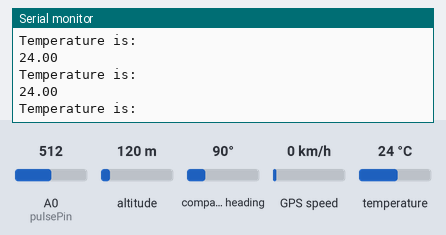
The sketch below on a simulated ESP8266 (NodeMCU). Shown: the last lines printed to the serial monitor. Inputs (shaded band) come from the test bench; at power-on: temperature 24 °C, A0 (pulsePin) = 512, altitude 120 m, compass heading 90°, GPS speed 0 km/h. WiFi joins after 1.5 s; servers stay silent unless stated; the GPS gets a fix after 3 s at 37.7749, -122.4194 with 8 satellites.

Above: at 4.4 s.
4.5 s: temperature set to 10.8 °C
At 5.6 s:
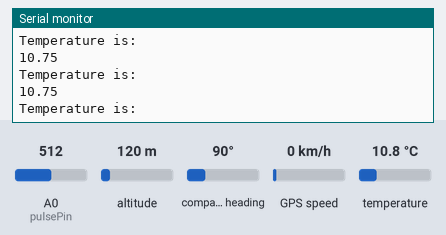
6.0 s: temperature set to 9.6 °C
At 7.0 s:
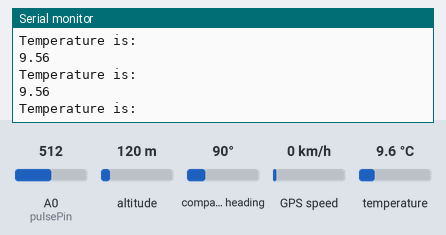
19.8 s: A0 (pulsePin) set to 685
21.3 s: A0 (pulsePin) set to 716
Timing chart, 0 to 24.3 s (numbered marks = the images above; inputs shaded):
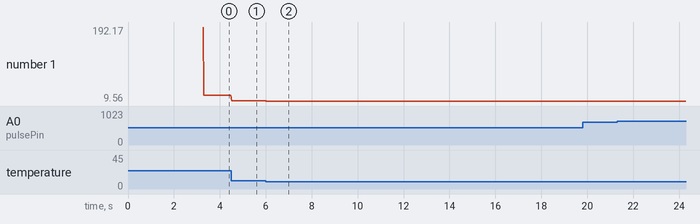

The sketch:

sketch_feb20a.ino
```cpp
///* Comment this out to disable prints and save space */
//#define BLYNK_PRINT Serial
//
//#include <ESP8266WiFi.h>
//#include <BlynkSimpleEsp8266.h>
//
//// You should get Auth Token in the Blynk App.
//// Go to the Project Settings (nut icon).
//char auth[] = "8KiWTcQqD3uTyGwx2dfvaGkxUqrkiE-s";
//
//// Your WiFi credentials.
//// Set password to "" for open networks.
//char ssid[] = "City net 4mb34  03142020000";
//char pass[] = "14280114";
//
//void setup()
//{
//// Debug console
//Serial.begin(9600);
//
//Blynk.begin(auth, ssid, pass);
//// You can also specify server:
////Blynk.begin(auth, ssid, pass, "blynk-cloud.com", 80);
////Blynk.begin(auth, ssid, pass, IPAddress(192,168,1,100), 8080);
//}
//
//void loop()
//{
//Blynk.run();
////Serial.println("YES");
//// You can inject your own code or combine it with other sketches.
//// Check other examples on how to communicate with Blynk. Remember
//// to avoid delay() function!
//}
//


//#include <ESP8266WiFi.h>
//#include <ESP8266HTTPClient.h>
//
//const char* ssid = "City net 4mb34  03142020000";
//const char* password = "14280114";
//
//void setup () {
//
//Serial.begin(9600);
//WiFi.begin(ssid, password);
//
//while (WiFi.status() != WL_CONNECTED) {
//
//delay(1000);
//Serial.print("Connecting..");
//
//}
//
//}
//
//void loop() {
//
//if (WiFi.status() == WL_CONNECTED) { //Check WiFi connection status
//
//HTTPClient http;  //Declare an object of class HTTPClient
//
////http.begin("http://jsonplaceholder.typicode.com/users/1");  //Specify request destination
//http.begin("http://192.168.0.100:4000/");  //Specify request destination
//int httpCode = http.GET();                                                                  //Send the request
//
//if (httpCode > 0) { //Check the returning code
//
//String payload = http.getString();   //Get the request response payload
//Serial.println(payload);                     //Print the response payload
//
//}
//
//http.end();   //Close connection
//
//}
//
//delay(30000);    //Send a request every 30 seconds
//
//}


#include <SoftwareSerial.h>

#include <DallasTemperature.h>
#include <OneWire.h>


//ESP8266 WIFI MODULE
#include <ESP8266WiFi.h>

#include <TinyGPS++.h> // library for GPS module

#define ONE_WIRE_BUS 0  //D2 pin of nodemcu
#define pulsePin A0


SoftwareSerial ss(4, 5); // The serial connection to the GPS deviceconst char* ssid = "City net 4mb34  03142020000";
const char* ssid = "City net 4mb34  03142020000";
const char* password = "14280114";
float latitude , longitude;
int year , month , date, hour , minute , second;
String date_str , time_str , lat_str , lng_str;
int pm;
WiFiServer server(80);


// NEO-6M GPS MODULE
// NEO-6M GPS LAT LONG CONVERTING LIBRARY

TinyGPSPlus gps;  // The TinyGPS++ object


// PULSE RATE SENSOR
// PULSE RATE SENSOR XD-58C PIN DEFINITION


//TEMRATURE SENSOR DS18B20
//TEMRATURE SENSOR DS18B20 LIBRARIES


OneWire oneWire(ONE_WIRE_BUS);
DallasTemperature sensors(&oneWire);  // Pass the oneWire reference to Dallas Temperature.


// PULSE  RATE SENSOR VARIABLES INITIALIZED.....
int rate[10];
unsigned long sampleCounter = 0;
unsigned long lastBeatTime = 0;
unsigned long lastTime = 0, N;
int BPM = 0;
int IBI = 0;
int P = 512;
int T = 512;
int thresh = 512;
int amp = 100;
int Signal;
boolean Pulse = false;
boolean firstBeat = true;
boolean secondBeat = true;
boolean QS = false;


void setup()
{

  Serial.begin(9600);
  delay(1000);  //added to give the onewire stuff time to initialize.
  sensors.begin();
  sensors.requestTemperatures();                // Send the command to get temperatures

  ss.begin(9600);

  Serial.println();
  Serial.print("Connecting to ");
  Serial.println(ssid);
  WiFi.begin(ssid, password); //connecting to wifi
  while (WiFi.status() != WL_CONNECTED)// while wifi not connected
  {
    delay(500);
    Serial.print("."); //print "...."
  }
  Serial.println("");
  Serial.println("WiFi connected");
  server.begin();
  Serial.println("Server started");
  Serial.println(WiFi.localIP());  // Print the IP address

}


// PULSE  RATE SENSOR METHODS DEFINED.....

void readPulse() {

  Signal = analogRead(pulsePin);
  sampleCounter += 2;
  int N = sampleCounter - lastBeatTime;

  detectSetHighLow();

  if (N > 250) {
    if ( (Signal > thresh) && (Pulse == false) && (N > (IBI / 5) * 3) )
      pulseDetected();
  }

  if (Signal < thresh && Pulse == true) {
    Pulse = false;
    amp = P - T;
    thresh = amp / 2 + T;
    P = thresh;
    T = thresh;
  }

  if (N > 2500) {
    thresh = 512;
    P = 512;
    T = 512;
    lastBeatTime = sampleCounter;
    firstBeat = true;
    secondBeat = true;
  }

}

void detectSetHighLow() {

  if (Signal < thresh && N > (IBI / 5) * 3) {
    if (Signal < T) {
      T = Signal;
    }
  }

  if (Signal > thresh && Signal > P) {
    P = Signal;
  }

}

void pulseDetected() {
  Pulse = true;
  IBI = sampleCounter - lastBeatTime;
  lastBeatTime = sampleCounter;

  if (firstBeat) {
    firstBeat = false;
    return;
  }
  if (secondBeat) {
    secondBeat = false;
    for (int i = 0; i <= 9; i++) {
      rate[i] = IBI;
    }
  }

  word runningTotal = 0;

  for (int i = 0; i <= 8; i++) {
    rate[i] = rate[i + 1];
    runningTotal += rate[i];
  }

  rate[9] = IBI;
  runningTotal += rate[9];
  runningTotal /= 10;
  BPM = 60000 / runningTotal;
  QS = true;

}


void loop()
{
  // GPS WORKING.....
  while (ss.available() > 0) //while data is available
    if (gps.encode(ss.read())) //read gps data
    {
      if (gps.location.isValid()) //check whether gps location is valid
      {
        latitude = gps.location.lat();
        lat_str = String(latitude , 6); // latitude location is stored in a string
        longitude = gps.location.lng();
        lng_str = String(longitude , 6); //longitude location is stored in a string
      }
      if (gps.date.isValid()) //check whether gps date is valid
      {
        date_str = "";
        date = gps.date.day();
        month = gps.date.month();
        year = gps.date.year();
        if (date < 10)
          date_str = '0';
        date_str += String(date);// values of date,month and year are stored in a string
        date_str += " / ";

        if (month < 10)
          date_str += '0';
        date_str += String(month); // values of date,month and year are stored in a string
        date_str += " / ";
        if (year < 10)
          date_str += '0';
        date_str += String(year); // values of date,month and year are stored in a string
      }
      if (gps.time.isValid())  //check whether gps time is valid
      {
        time_str = "";
        hour = gps.time.hour();
        minute = gps.time.minute();
        second = gps.time.second();
        minute = (minute + 30); // converting to IST
        if (minute > 59)
        {
          minute = minute - 60;
          hour = hour + 1;
        }
        hour = (hour + 5) ;
        if (hour > 23)
          hour = hour - 24;   // converting to IST
        if (hour >= 12)  // checking whether AM or PM
          pm = 1;
        else
          pm = 0;
        hour = hour % 12;
        if (hour < 10)
          time_str = '0';
        time_str += String(hour); //values of hour,minute and time are stored in a string
        time_str += " : ";
        if (minute < 10)
          time_str += '0';
        time_str += String(minute); //values of hour,minute and time are stored in a string
        time_str += " : ";
        if (second < 10)
          time_str += '0';
        time_str += String(second); //values of hour,minute and time are stored in a string
        if (pm == 1)
          time_str += " PM ";
        else
          time_str += " AM ";
      }
    }


  // PULSE  RATE SENSOR WORKING.....
  if (QS == true) {
   Serial.println("BPM: "+ String(BPM));
   QS = false;
   } else if (millis() >= (lastTime + 2)) {
     readPulse();
     lastTime = millis();
   }

  // TEMPRATURE SENSOR WORKING.....

  Serial.println("Temperature is: ");
  Serial.println(sensors.getTempCByIndex(0));   // Why "byIndex"? You can have more than one IC on the same bus. 0 refers to the first IC on the wire


 // SENDING DATA TO API OVER WIFI .....
 WiFiClient client = server.available(); // Check if a client has connected
  if (!client)
  {
    return;
  }
  // Prepare the response
  String s = "HTTP/1.1 200 OK\r\nContent-Type: text/html\r\n\r\n <!DOCTYPE html> <html> <head> <title>GPS DATA</title> <style>";
  s += "a:link {background-color: YELLOW;text-decoration: none;}";
  s += "table, th, td </style> </head> <body> <h1  style=";
  s += "font-size:300%;";
  s += " ALIGN=CENTER> GPS DATA</h1>";
  s += "<p ALIGN=CENTER style=""font-size:150%;""";
  s += "> <b>Location Details</b></p> <table ALIGN=CENTER style=";
  s += "width:50%";
  s += "> <tr> <th>Latitude</th>";
  s += "<td ALIGN=CENTER >";
  s += lat_str;
  s += "</td> </tr> <tr> <th>Longitude</th> <td ALIGN=CENTER >";
  s += lng_str;
  s += "</td> </tr> <tr>  <th>Date</th> <td ALIGN=CENTER >";
  s += date_str;
  s += "</td></tr> <tr> <th>Time</th> <td ALIGN=CENTER >";
  s += time_str;
  s += "</td></tr> <tr> <th>PULSE</th> <td ALIGN=CENTER >";
  s += BPM;
  s += "</td></tr> <tr> <th>TEMPRATURE</th> <td ALIGN=CENTER >";
  s += sensors.getTempCByIndex(0);
  s += "</td></tr> </table> ";
  s += "</body> </html>";

  client.print(s); // all the values are send to the webpage
  delay(1000);
}
```

Measured:
- after the input at 4.5 s, the serial monitor: prints a new line at once (image 1)
- after the input at 6.0 s, the serial monitor: prints a new line at once (image 2)
- plotted number 1: 24 → 10.75 after the input at 4.5 s, 10.75 → 9.56 after the input at 6.0 s
